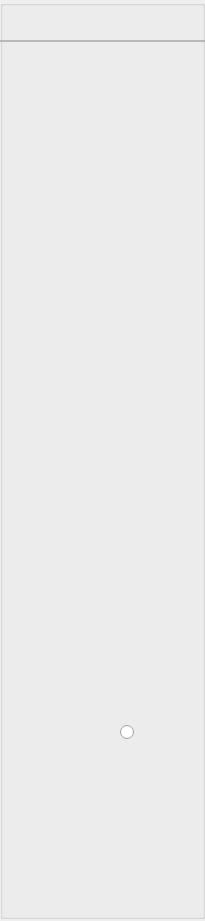
<?xml version="1.0" encoding="UTF-8"?>
<ui version="4.0">
 <class>GBSNaviTranslate</class>
 <widget class="QWidget" name="GBSNaviTranslate">
  <property name="geometry">
   <rect>
    <x>0</x>
    <y>0</y>
    <width>205</width>
    <height>921</height>
   </rect>
  </property>
  <property name="windowTitle">
   <string>Form</string>
  </property>
  <widget class="QGroupBox" name="verticalNavi">
   <property name="geometry">
    <rect>
     <x>0</x>
     <y>0</y>
     <width>205</width>
     <height>919</height>
    </rect>
   </property>
   <property name="title">
    <string/>
   </property>
   <widget class="QLabel" name="imgTheme">
    <property name="geometry">
     <rect>
      <x>10</x>
      <y>720</y>
      <width>101</width>
      <height>24</height>
     </rect>
    </property>
    <property name="text">
     <string/>
    </property>
   </widget>
   <widget class="QRadioButton" name="radioButton">
    <property name="geometry">
     <rect>
      <x>120</x>
      <y>720</y>
      <width>72</width>
      <height>24</height>
     </rect>
    </property>
    <property name="text">
     <string/>
    </property>
   </widget>
   <widget class="QLabel" name="imgAvator">
    <property name="geometry">
     <rect>
      <x>10</x>
      <y>780</y>
      <width>48</width>
      <height>48</height>
     </rect>
    </property>
    <property name="text">
     <string/>
    </property>
   </widget>
   <widget class="QLabel" name="lblHelloMessage">
    <property name="geometry">
     <rect>
      <x>70</x>
      <y>780</y>
      <width>76</width>
      <height>17</height>
     </rect>
    </property>
    <property name="font">
     <font>
      <pointsize>12</pointsize>
     </font>
    </property>
    <property name="text">
     <string/>
    </property>
   </widget>
   <widget class="QLabel" name="lblNickName">
    <property name="geometry">
     <rect>
      <x>70</x>
      <y>800</y>
      <width>76</width>
      <height>17</height>
     </rect>
    </property>
    <property name="font">
     <font>
      <pointsize>10</pointsize>
     </font>
    </property>
    <property name="text">
     <string/>
    </property>
   </widget>
   <widget class="QLabel" name="lblNaviTitle">
    <property name="geometry">
     <rect>
      <x>4</x>
      <y>10</y>
      <width>201</width>
      <height>24</height>
     </rect>
    </property>
    <property name="text">
     <string/>
    </property>
   </widget>
   <widget class="QFrame" name="spliteLine">
    <property name="geometry">
     <rect>
      <x>0</x>
      <y>40</y>
      <width>205</width>
      <height>2</height>
     </rect>
    </property>
    <property name="styleSheet">
     <string notr="true">color:green;</string>
    </property>
    <property name="frameShape">
     <enum>QFrame::Shape::StyledPanel</enum>
    </property>
    <property name="frameShadow">
     <enum>QFrame::Shadow::Raised</enum>
    </property>
   </widget>
   <widget class="QWidget" name="verticalLayoutWidget">
    <property name="geometry">
     <rect>
      <x>0</x>
      <y>40</y>
      <width>211</width>
      <height>671</height>
     </rect>
    </property>
    <layout class="QVBoxLayout" name="verticalLayout"/>
   </widget>
  </widget>
 </widget>
 <resources/>
 <connections/>
</ui>
